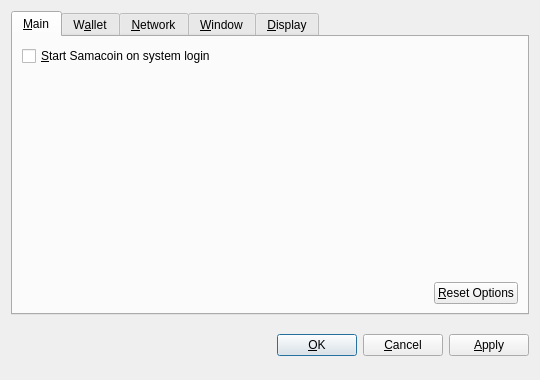
<?xml version="1.0" encoding="UTF-8"?>
<ui version="4.0">
 <class>OptionsDialog</class>
 <widget class="QDialog" name="OptionsDialog">
  <property name="geometry">
   <rect>
    <x>0</x>
    <y>0</y>
    <width>540</width>
    <height>380</height>
   </rect>
  </property>
  <property name="windowTitle">
   <string>Options</string>
  </property>
  <property name="modal">
   <bool>true</bool>
  </property>
  <layout class="QVBoxLayout" name="verticalLayout">
   <item>
    <widget class="QTabWidget" name="tabWidget">
     <property name="tabPosition">
      <enum>QTabWidget::North</enum>
     </property>
     <property name="currentIndex">
      <number>0</number>
     </property>
     <widget class="QWidget" name="tabMain">
      <attribute name="title">
       <string>&amp;Main</string>
      </attribute>
      <layout class="QVBoxLayout" name="verticalLayout_Main">
       <item>
        <widget class="QCheckBox" name="bitcoinAtStartup">
         <property name="toolTip">
          <string>Automatically start Samacoin after logging in to the system.</string>
         </property>
         <property name="text">
          <string>&amp;Start Samacoin on system login</string>
         </property>
        </widget>
       </item>
       <item>
        <spacer name="verticalSpacer_Main">
         <property name="orientation">
          <enum>Qt::Vertical</enum>
         </property>
         <property name="sizeHint" stdset="0">
          <size>
           <width>20</width>
           <height>40</height>
          </size>
         </property>
        </spacer>
       </item>
       <item>
        <layout class="QHBoxLayout" name="horizontalLayout_2_Main">
         <item>
          <spacer name="horizontalSpacer_2_Main">
           <property name="orientation">
            <enum>Qt::Horizontal</enum>
           </property>
           <property name="sizeHint" stdset="0">
            <size>
             <width>40</width>
             <height>20</height>
            </size>
           </property>
          </spacer>
         </item>
         <item>
          <widget class="QPushButton" name="resetButton">
           <property name="toolTip">
            <string>Reset all client options to default.</string>
           </property>
           <property name="text">
            <string>&amp;Reset Options</string>
           </property>
           <property name="autoDefault">
            <bool>false</bool>
           </property>
          </widget>
         </item>
        </layout>
       </item>
      </layout>
     </widget>
     <widget class="QWidget" name="tabWallet">
      <attribute name="title">
       <string>W&amp;allet</string>
      </attribute>
      <layout class="QVBoxLayout" name="verticalLayout_Network">
       <item>
        <widget class="QLabel" name="transactionFeeInfoLabel">
         <property name="text">
          <string>Optional transaction fee per kB that helps make sure your transactions are processed quickly. Most transactions are 1 kB.</string>
         </property>
         <property name="textFormat">
          <enum>Qt::PlainText</enum>
         </property>
         <property name="wordWrap">
          <bool>true</bool>
         </property>
        </widget>
       </item>
       <item>
        <layout class="QHBoxLayout" name="horizontalLayout_1_Main">
         <item>
          <widget class="QLabel" name="transactionFeeLabel">
           <property name="text">
            <string>Pay transaction &amp;fee</string>
           </property>
           <property name="textFormat">
            <enum>Qt::PlainText</enum>
           </property>
           <property name="buddy">
            <cstring>transactionFee</cstring>
           </property>
          </widget>
         </item>
         <item>
          <widget class="BitcoinAmountField" name="transactionFee"/>
         </item>
         <item>
          <spacer name="horizontalSpacer_1_Main">
           <property name="orientation">
            <enum>Qt::Horizontal</enum>
           </property>
           <property name="sizeHint" stdset="0">
            <size>
             <width>40</width>
             <height>20</height>
            </size>
           </property>
          </spacer>
         </item>
        </layout>
       </item>
       <item>
        <widget class="QLabel" name="label">
         <property name="text">
          <string>If you disable the spending of unconfirmed change, the change from a transaction cannot be used until that transaction has at least one confirmation. This also affects how your balance is computed.</string>
         </property>
         <property name="wordWrap">
          <bool>true</bool>
         </property>
        </widget>
       </item>
       <item>
        <widget class="QCheckBox" name="spendZeroConfChange">
         <property name="text">
          <string>Spend unconfirmed change  (experts only)</string>
         </property>
        </widget>
       </item>
       <item>
        <spacer name="verticalSpacer">
         <property name="orientation">
          <enum>Qt::Vertical</enum>
         </property>
         <property name="sizeHint" stdset="0">
          <size>
           <width>20</width>
           <height>40</height>
          </size>
         </property>
        </spacer>
       </item>
      </layout>
     </widget>
     <widget class="QWidget" name="tabNetwork">
      <attribute name="title">
       <string>&amp;Network</string>
      </attribute>
      <layout class="QVBoxLayout" name="verticalLayout_Network">
       <item>
        <widget class="QCheckBox" name="mapPortUpnp">
         <property name="toolTip">
          <string>Automatically open the Samacoin client port on the router. This only works when your router supports UPnP and it is enabled.</string>
         </property>
         <property name="text">
          <string>Map port using &amp;UPnP</string>
         </property>
        </widget>
       </item>
       <item>
        <widget class="QCheckBox" name="connectSocks">
         <property name="toolTip">
          <string>Connect to the Samacoin network through a SOCKS proxy (e.g. when connecting through Tor).</string>
         </property>
         <property name="text">
          <string>&amp;Connect through SOCKS proxy:</string>
         </property>
        </widget>
       </item>
       <item>
        <layout class="QHBoxLayout" name="horizontalLayout_Network">
         <item>
          <widget class="QLabel" name="proxyIpLabel">
           <property name="text">
            <string>Proxy &amp;IP:</string>
           </property>
           <property name="textFormat">
            <enum>Qt::PlainText</enum>
           </property>
           <property name="buddy">
            <cstring>proxyIp</cstring>
           </property>
          </widget>
         </item>
         <item>
          <widget class="QValidatedLineEdit" name="proxyIp">
           <property name="maximumSize">
            <size>
             <width>140</width>
             <height>16777215</height>
            </size>
           </property>
           <property name="toolTip">
            <string>IP address of the proxy (e.g. 127.0.0.1)</string>
           </property>
          </widget>
         </item>
         <item>
          <widget class="QLabel" name="proxyPortLabel">
           <property name="text">
            <string>&amp;Port:</string>
           </property>
           <property name="textFormat">
            <enum>Qt::PlainText</enum>
           </property>
           <property name="buddy">
            <cstring>proxyPort</cstring>
           </property>
          </widget>
         </item>
         <item>
          <widget class="QLineEdit" name="proxyPort">
           <property name="maximumSize">
            <size>
             <width>55</width>
             <height>16777215</height>
            </size>
           </property>
           <property name="toolTip">
            <string>Port of the proxy (e.g. 9050)</string>
           </property>
          </widget>
         </item>
         <item>
          <widget class="QLabel" name="socksVersionLabel">
           <property name="text">
            <string>SOCKS &amp;Version:</string>
           </property>
           <property name="textFormat">
            <enum>Qt::PlainText</enum>
           </property>
           <property name="buddy">
            <cstring>socksVersion</cstring>
           </property>
          </widget>
         </item>
         <item>
          <widget class="QValueComboBox" name="socksVersion">
           <property name="toolTip">
            <string>SOCKS version of the proxy (e.g. 5)</string>
           </property>
          </widget>
         </item>
         <item>
          <spacer name="horizontalSpacer_Network">
           <property name="orientation">
            <enum>Qt::Horizontal</enum>
           </property>
           <property name="sizeHint" stdset="0">
            <size>
             <width>40</width>
             <height>20</height>
            </size>
           </property>
          </spacer>
         </item>
        </layout>
       </item>
       <item>
        <spacer name="verticalSpacer_Network">
         <property name="orientation">
          <enum>Qt::Vertical</enum>
         </property>
         <property name="sizeHint" stdset="0">
          <size>
           <width>20</width>
           <height>40</height>
          </size>
         </property>
        </spacer>
       </item>
      </layout>
     </widget>
     <widget class="QWidget" name="tabWindow">
      <attribute name="title">
       <string>&amp;Window</string>
      </attribute>
      <layout class="QVBoxLayout" name="verticalLayout_Window">
       <item>
        <widget class="QCheckBox" name="minimizeToTray">
         <property name="toolTip">
          <string>Show only a tray icon after minimizing the window.</string>
         </property>
         <property name="text">
          <string>&amp;Minimize to the tray instead of the taskbar</string>
         </property>
        </widget>
       </item>
       <item>
        <widget class="QCheckBox" name="minimizeOnClose">
         <property name="toolTip">
          <string>Minimize instead of exit the application when the window is closed. When this option is enabled, the application will be closed only after selecting Quit in the menu.</string>
         </property>
         <property name="text">
          <string>M&amp;inimize on close</string>
         </property>
        </widget>
       </item>
       <item>
        <spacer name="verticalSpacer_Window">
         <property name="orientation">
          <enum>Qt::Vertical</enum>
         </property>
         <property name="sizeHint" stdset="0">
          <size>
           <width>20</width>
           <height>40</height>
          </size>
         </property>
        </spacer>
       </item>
      </layout>
     </widget>
     <widget class="QWidget" name="tabDisplay">
      <attribute name="title">
       <string>&amp;Display</string>
      </attribute>
      <layout class="QVBoxLayout" name="verticalLayout_Display">
       <item>
        <layout class="QHBoxLayout" name="horizontalLayout_1_Display">
         <item>
          <widget class="QLabel" name="langLabel">
           <property name="text">
            <string>User Interface &amp;language:</string>
           </property>
           <property name="textFormat">
            <enum>Qt::PlainText</enum>
           </property>
           <property name="buddy">
            <cstring>lang</cstring>
           </property>
          </widget>
         </item>
         <item>
          <widget class="QValueComboBox" name="lang">
           <property name="toolTip">
            <string>The user interface language can be set here. This setting will take effect after restarting Samacoin.</string>
           </property>
          </widget>
         </item>
        </layout>
       </item>
       <item>
        <layout class="QHBoxLayout" name="horizontalLayout_2_Display">
         <item>
          <widget class="QLabel" name="unitLabel">
           <property name="text">
            <string>&amp;Unit to show amounts in:</string>
           </property>
           <property name="textFormat">
            <enum>Qt::PlainText</enum>
           </property>
           <property name="buddy">
            <cstring>unit</cstring>
           </property>
          </widget>
         </item>
         <item>
          <widget class="QValueComboBox" name="unit">
           <property name="toolTip">
            <string>Choose the default subdivision unit to show in the interface and when sending coins.</string>
           </property>
          </widget>
         </item>
        </layout>
       </item>
       <item>
        <widget class="QCheckBox" name="displayAddresses">
         <property name="toolTip">
          <string>Whether to show Samacoin addresses in the transaction list or not.</string>
         </property>
         <property name="text">
          <string>&amp;Display addresses in transaction list</string>
         </property>
        </widget>
       </item>
       <item>
        <widget class="QCheckBox" name="coinControlFeatures">
         <property name="toolTip">
          <string>Whether to show coin control features or not.</string>
         </property>
         <property name="text">
          <string>Display coin &amp;control features (experts only!)</string>
         </property>
        </widget>
       </item>
       <item>
        <spacer name="verticalSpacer_Display">
         <property name="orientation">
          <enum>Qt::Vertical</enum>
         </property>
         <property name="sizeHint" stdset="0">
          <size>
           <width>20</width>
           <height>40</height>
          </size>
         </property>
        </spacer>
       </item>
      </layout>
     </widget>
    </widget>
   </item>
   <item>
    <layout class="QHBoxLayout" name="horizontalLayout_Buttons">
     <item>
      <spacer name="horizontalSpacer_1">
       <property name="orientation">
        <enum>Qt::Horizontal</enum>
       </property>
       <property name="sizeHint" stdset="0">
        <size>
         <width>40</width>
         <height>48</height>
        </size>
       </property>
      </spacer>
     </item>
     <item>
      <widget class="QLabel" name="statusLabel">
       <property name="font">
        <font>
         <weight>75</weight>
         <bold>true</bold>
        </font>
       </property>
       <property name="text">
        <string/>
       </property>
       <property name="textFormat">
        <enum>Qt::PlainText</enum>
       </property>
       <property name="wordWrap">
        <bool>true</bool>
       </property>
      </widget>
     </item>
     <item>
      <spacer name="horizontalSpacer_2">
       <property name="orientation">
        <enum>Qt::Horizontal</enum>
       </property>
       <property name="sizeHint" stdset="0">
        <size>
         <width>40</width>
         <height>48</height>
        </size>
       </property>
      </spacer>
     </item>
     <item>
      <widget class="QPushButton" name="okButton">
       <property name="text">
        <string>&amp;OK</string>
       </property>
      </widget>
     </item>
     <item>
      <widget class="QPushButton" name="cancelButton">
       <property name="text">
        <string>&amp;Cancel</string>
       </property>
       <property name="autoDefault">
        <bool>false</bool>
       </property>
      </widget>
     </item>
     <item>
      <widget class="QPushButton" name="applyButton">
       <property name="text">
        <string>&amp;Apply</string>
       </property>
       <property name="autoDefault">
        <bool>false</bool>
       </property>
      </widget>
     </item>
    </layout>
   </item>
  </layout>
 </widget>
 <customwidgets>
  <customwidget>
   <class>BitcoinAmountField</class>
   <extends>QSpinBox</extends>
   <header>bitcoinamountfield.h</header>
  </customwidget>
  <customwidget>
   <class>QValueComboBox</class>
   <extends>QComboBox</extends>
   <header>qvaluecombobox.h</header>
  </customwidget>
  <customwidget>
   <class>QValidatedLineEdit</class>
   <extends>QLineEdit</extends>
   <header>qvalidatedlineedit.h</header>
  </customwidget>
 </customwidgets>
 <resources/>
 <connections/>
</ui>
